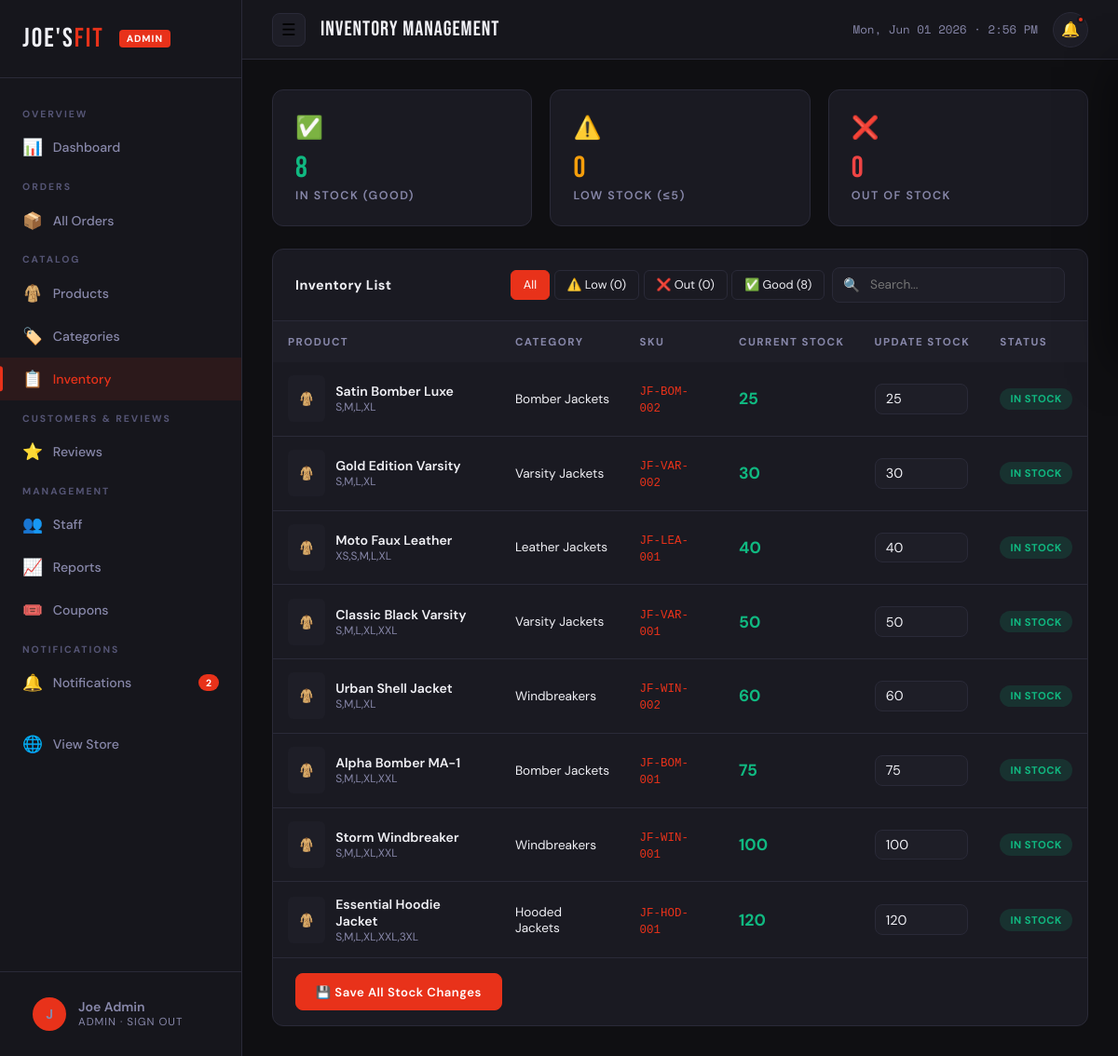
The page /admin/pages/inventory.php (signed in) on the database its author committed.
### tables this page shows
CREATE TABLE `products` (
  `id` int(11) NOT NULL AUTO_INCREMENT,
  `category_id` int(11) NOT NULL,
  `name` varchar(200) NOT NULL,
  `slug` varchar(200) NOT NULL,
  `description` text,
  `price` decimal(10,2) NOT NULL,
  `sale_price` decimal(10,2) DEFAULT NULL,
  `stock` int(11) DEFAULT 0,
  `sku` varchar(100) DEFAULT NULL,
  `image` varchar(255) DEFAULT NULL,
  `images` text DEFAULT NULL,
  `sizes` varchar(255) DEFAULT NULL,
  `colors` varchar(255) DEFAULT NULL,
  `is_featured` tinyint(1) DEFAULT 0,
  `is_active` tinyint(1) DEFAULT 1,
  `created_at` timestamp DEFAULT CURRENT_TIMESTAMP,
  `updated_at` timestamp DEFAULT CURRENT_TIMESTAMP ON UPDATE CURRENT_TIMESTAMP,
  PRIMARY KEY (`id`),
  UNIQUE KEY `slug` (`slug`),
  KEY `category_id` (`category_id`)
);

CREATE TABLE `categories` (
  `id` int(11) NOT NULL AUTO_INCREMENT,
  `name` varchar(100) NOT NULL,
  `slug` varchar(100) NOT NULL,
  `description` text,
  `image` varchar(255) DEFAULT NULL,
  `is_active` tinyint(1) DEFAULT 1,
  `created_at` timestamp DEFAULT CURRENT_TIMESTAMP,
  PRIMARY KEY (`id`),
  UNIQUE KEY `slug` (`slug`)
);

### includes/config.php (called while the page is built, shortened)
<?php
function sanitize($data) {
    return htmlspecialchars(strip_tags(trim($data)));
}
?>

### admin/pages/inventory.php (the view, shortened to what this page needs)
<?php
require_once '../includes/admin_header.php';
$filter = sanitize($_GET['filter'] ?? 'all');
$search = sanitize($_GET['search'] ?? '');
$where  = ['p.is_active=1'];
$params = [];
$products = $pdo->prepare("
  SELECT p.*, c.name as cat_name
  FROM products p JOIN categories c ON p.category_id=c.id
  WHERE " . implode(' AND ',$where) . "
  ORDER BY p.stock ASC, p.name ASC
");
$products->execute($params);
$products = $products->fetchAll();
$lowCount = $pdo->query("SELECT COUNT(*) FROM products WHERE stock<=5 AND stock>0 AND is_active=1")->fetchColumn();
$outCount = $pdo->query("SELECT COUNT(*) FROM products WHERE stock=0 AND is_active=1")->fetchColumn();
$okCount  = $pdo->query("SELECT COUNT(*) FROM products WHERE stock>5 AND is_active=1")->fetchColumn();
?>
<div class="stats-grid" style="grid-template-columns:repeat(3,1fr);margin-bottom:1.5rem">
  <div class="stat-card">
    <div class="stat-icon">✅</div>
    <div class="stat-value" style="color:var(--green)"><?= $okCount ?></div>
    <div class="stat-label">In Stock (Good)</div>
  </div>
  <div class="stat-card">
    <div class="stat-icon">⚠️</div>
    <div class="stat-value" style="color:#f59e0b"><?= $lowCount ?></div>
    <div class="stat-label">Low Stock (≤5)</div>
  </div>
  <div class="stat-card">
    <div class="stat-icon">❌</div>
    <div class="stat-value" style="color:#ef4444"><?= $outCount ?></div>
    <div class="stat-label">Out of Stock</div>
  </div>
</div>
<div class="card">
  <div class="card-header" style="flex-wrap:wrap;gap:1rem">
    <span class="card-title">Inventory List</span>
    <div style="display:flex;gap:0.5rem;align-items:center;flex-wrap:wrap">
      <div style="display:flex;gap:0.3rem">
        <?php foreach (['all'=>'All','low'=>"⚠️ Low ($lowCount)",'out'=>"❌ Out ($outCount)",'ok'=>"✅ Good ($okCount)"] as $f=>$l): ?>
          <a href="?filter=<?= $f ?><?= $search?'&search='.urlencode($search):'' ?>"
             style="padding:0.4rem 0.8rem;border-radius:6px;border:1px solid var(--border);font-size:0.8rem;<?= $filter===$f?'background:var(--accent);border-color:var(--accent);color:white':'' ?>">
            <?= $l ?>
          </a>
        <?php endforeach; ?>
      </div>
      <form method="GET">
        <div class="search-bar">
          <span class="search-icon">🔍</span>
          <input type="text" name="search" placeholder="Search..." value="<?= htmlspecialchars($search) ?>">
        </div>
      </form>
    </div>
  </div>
  <form method="POST">
    <div class="table-wrap">
      <table>
        <thead>
          <tr><th>Product</th><th>Category</th><th>SKU</th><th>Current Stock</th><th>Update Stock</th><th>Status</th></tr>
        </thead>
        <tbody>
          <?php foreach ($products as $p): ?>
            <tr>
              <td>
                <div style="display:flex;align-items:center;gap:0.7rem">
                  <div style="width:40px;height:50px;border-radius:6px;background:var(--bg-3);overflow:hidden;flex-shrink:0">
                    <?php if ($p['image']): ?>
                      <img src="/joesfit/uploads/products/<?= htmlspecialchars($p['image']) ?>" style="width:100%;height:100%;object-fit:cover">
                    <?php else: ?>
                      <div style="width:100%;height:100%;display:flex;align-items:center;justify-content:center">🧥</div>
                    <?php endif; ?>
                  </div>
                  <div>
                    <div style="font-weight:600;font-size:0.88rem"><?= htmlspecialchars($p['name']) ?></div>
                    <div style="font-size:0.75rem;color:var(--text-muted)"><?= htmlspecialchars($p['sizes'] ?? '') ?></div>
                  </div>
                </div>
              </td>
              <td style="font-size:0.85rem"><?= htmlspecialchars($p['cat_name']) ?></td>
              <td><code style="font-size:0.78rem;color:var(--accent)"><?= $p['sku'] ?: '—' ?></code></td>
              <td>
                <span style="font-size:1.1rem;font-weight:700;color:<?= $p['stock']==0?'#ef4444':($p['stock']<=5?'#f59e0b':'var(--green)') ?>">
                  <?= $p['stock'] ?>
                </span>
              </td>
              <td>
                <input type="number" name="stocks[<?= $p['id'] ?>]" value="<?= $p['stock'] ?>" min="0"
                       class="form-control" style="width:100px;padding:0.4rem 0.7rem">
              </td>
              <td>
                <?php if ($p['stock']==0): ?>
                  <span class="badge badge-cancelled">Out of Stock</span>
                <?php elseif ($p['stock']<=5): ?>
                  <span class="badge badge-pending">Low Stock</span>
                <?php else: ?>
                  <span class="badge badge-active">In Stock</span>
                <?php endif; ?>
              </td>
            </tr>
          <?php endforeach; ?>
        </tbody>
      </table>
    </div>
    <?php if (!empty($products)): ?>
      <div style="padding:1rem 1.5rem;border-top:1px solid var(--border)">
        <button type="submit" class="btn btn-primary">💾 Save All Stock Changes</button>
      </div>
    <?php endif; ?>
  </form>
</div>
<?php require_once '../includes/admin_footer.php'; ?>

### admin/assets/css/admin.css (style rules this page uses)
:root { --bg: #0f0f12; --bg-2: #16161c; --bg-3: #1e1e27; --bg-card: #1a1a22; --text: #f0f0f5; --text-muted: #8888aa; --text-light: #555575; --accent: #e8321a; --accent-dark: #c42a14; --accent-glow: rgba(232,50,26,0.25); --blue: #3b82f6; --green: #10b981; --yellow: #f59e0b; --purple: #8b5cf6; --border: #2a2a38; --border-light: #333345; --shadow: 0 4px 24px rgba(0,0,0,0.4); --shadow-lg: 0 8px 48px rgba(0,0,0,0.6); --radius: 12px; --radius-sm: 8px; --font-display: 'Bebas Neue', sans-serif; --font-body: 'DM Sans', sans-serif; --font-mono: 'Space Mono', monospace; --sidebar-w: 260px; --header-h: 64px; --transition: 0.2s ease; }
*, *::before, *::after { box-sizing: border-box; margin: 0; padding: 0; }
html { scroll-behavior: smooth; }
body { font-family: var(--font-body); background: var(--bg); color: var(--text); min-height: 100vh; }
a { color: inherit; text-decoration: none; }
button { cursor: pointer; border: none; background: none; font-family: inherit; }
input, select, textarea { font-family: inherit; }
.stats-grid { display: grid; grid-template-columns: repeat(auto-fill, minmax(200px, 1fr)); gap: 1.2rem; margin-bottom: 2rem; }
.stat-card { background: var(--bg-card); border: 1px solid var(--border); border-radius: var(--radius); padding: 1.5rem; position: relative; overflow: hidden; transition: all var(--transition); }
.stat-card::before { content: ''; position: absolute; top: 0; left: 0; right: 0; height: 2px; background: var(--accent); opacity: 0; transition: opacity var(--transition); }
.stat-icon { font-size: 1.5rem; margin-bottom: 0.8rem; }
.stat-value { font-family: var(--font-display); font-size: 2rem; letter-spacing: 1px; color: var(--accent); line-height: 1; margin-bottom: 0.3rem; }
.stat-label { font-size: 0.78rem; font-weight: 600; letter-spacing: 1.5px; text-transform: uppercase; color: var(--text-muted); }
.card { background: var(--bg-card); border: 1px solid var(--border); border-radius: var(--radius); overflow: hidden; }
.card-header { padding: 1.2rem 1.5rem; border-bottom: 1px solid var(--border); display: flex; align-items: center; justify-content: space-between; }
.card-title { font-weight: 700; font-size: 0.9rem; letter-spacing: 0.5px; }
.table-wrap { overflow-x: auto; }
table { width: 100%; border-collapse: collapse; font-size: 0.88rem; }
thead th { background: var(--bg-3); padding: 0.9rem 1rem; text-align: left; font-size: 0.72rem; font-weight: 700; letter-spacing: 1.5px; text-transform: uppercase; color: var(--text-muted); white-space: nowrap; }
tbody td { padding: 0.9rem 1rem; border-bottom: 1px solid var(--border); vertical-align: middle; }
tbody tr:last-child td { border-bottom: none; }
.badge { display: inline-flex; align-items: center; padding: 0.3rem 0.7rem; border-radius: 50px; font-size: 0.7rem; font-weight: 700; letter-spacing: 0.5px; text-transform: uppercase; white-space: nowrap; }
.badge-active { background: rgba(16,185,129,0.15); color: #10b981; }
.form-control { width: 100%; padding: 0.7rem 1rem; background: var(--bg-3); border: 1.5px solid var(--border); border-radius: var(--radius-sm); color: var(--text); font-size: 0.9rem; transition: border-color var(--transition), box-shadow var(--transition); }
.btn { display: inline-flex; align-items: center; gap: 0.4rem; padding: 0.65rem 1.3rem; border-radius: var(--radius-sm); font-weight: 600; font-size: 0.82rem; letter-spacing: 0.5px; transition: all var(--transition); cursor: pointer; border: 1.5px solid transparent; white-space: nowrap; }
.btn-primary { background: var(--accent); color: white; border-color: var(--accent); }
.search-bar { position: relative; display: flex; align-items: center; }
.search-bar input { padding: 0.6rem 1rem 0.6rem 2.5rem; background: var(--bg-3); border: 1.5px solid var(--border); border-radius: var(--radius-sm); color: var(--text); font-size: 0.85rem; width: 250px; transition: all var(--transition); }
.search-bar .search-icon { position: absolute; left: 0.75rem; color: var(--text-light); font-size: 0.9rem; }

### rows shown on the page
products: name "Satin Bomber Luxe", sizes "S,M,L,XL", category.name "Bomber Jackets", sku "JF-BOM-002", stock "25", shows "IN STOCK"
products: name "Gold Edition Varsity", sizes "S,M,L,XL", category.name "Varsity Jackets", sku "JF-VAR-002", stock "30", shows "IN STOCK"
products: name "Moto Faux Leather", sizes "XS,S,M,L,XL", category.name "Leather Jackets", sku "JF-LEA-001", stock "40", shows "IN STOCK"
products: name "Classic Black Varsity", sizes "S,M,L,XL,XXL", category.name "Varsity Jackets", sku "JF-VAR-001", stock "50", shows "IN STOCK"
products: name "Urban Shell Jacket", sizes "S,M,L,XL", category.name "Windbreakers", sku "JF-WIN-002", stock "60", shows "IN STOCK"
products: name "Alpha Bomber MA-1", sizes "S,M,L,XL,XXL", category.name "Bomber Jackets", sku "JF-BOM-001", stock "75", shows "IN STOCK"
products: name "Storm Windbreaker", sizes "S,M,L,XL,XXL", category.name "Windbreakers", sku "JF-WIN-001", stock "100", shows "IN STOCK"
products: name "Essential Hoodie Jacket", sizes "S,M,L,XL,XXL,3XL", category.name "Hooded Jackets", sku "JF-HOD-001", stock "120", shows "IN STOCK"

### other values the page prints
$unreadCount "2"
substr($admin['name'], 0, 1) "J"
$admin['name'] "Joe Admin"
$admin['role'] "ADMIN"
$pageTitle "Inventory Management"
$okCount "8"
$lowCount "0"
$outCount "0"
$l "All"
$l "⚠️ Low (0)"
$l "❌ Out (0)"
$l "✅ Good (8)"
